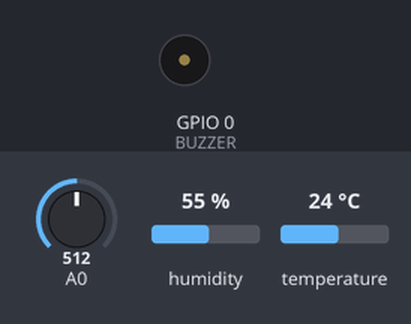
Simulated run of this sketch. Board: ESP8266 (NodeMCU). Shown: buzzer (waves = sounding, pin HIGH). Inputs (shaded band) come from the test bench; at power-on: A0 = 512, humidity 55 %, temperature 24 °C. WiFi joins after 1.5 s; servers stay silent unless stated; what the sketch prints to the serial monitor is not drawn.

Above: at 2.6 s.
At 41.9 s:
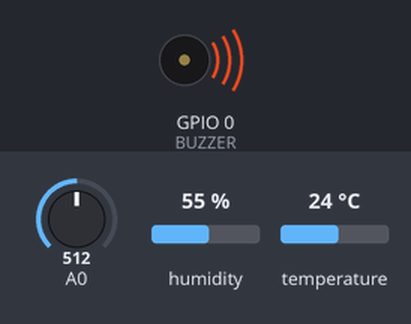
Timing chart, 0 to 48.0 s (numbered marks = the images above):
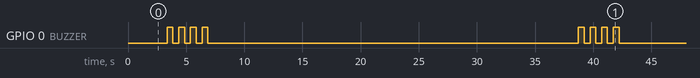

Measured:
- by itself, GPIO 0 (BUZZER): repeats every 35.4 s: 3 × (LOW 0.50 s, HIGH 0.50 s), LOW 31.9 s, HIGH 0.50 s
- by itself, everything shown: repeats every 35.4 s, in 8 steps

The sketch:

nodeMCU-espnow-7DCD_NEW.ino
```cpp
#include <ESP8266WiFi.h>
#include <espnow.h>
#include <SoftwareSerial.h>
#include <Firebase_ESP_Client.h>
#include "addons/TokenHelper.h"
#include "addons/RTDBHelper.h"

#include <Adafruit_Sensor.h>
#include <DHT.h>

// Digital pin connected to the DHT sensor
#define DHTPIN 12
#define MQ2PIN 14
#define BUZZER 0
// Uncomment the type of sensor in use:
//#define DHTTYPE    DHT11     // DHT 11
#define DHTTYPE    DHT22     // DHT 22 (AM2302)
//#define DHTTYPE    DHT21     // DHT 21 (AM2301)

DHT dht(DHTPIN, DHTTYPE);


float mq2Value;
float temperature;
float humidity;

#define WIFI_SSID "Doom"
#define WIFI_PASSWORD "Andrei1999"

#define API_KEY "AIzaSyCKXf4s9w99Wn3VInFAcNh-tB4i1F3AinM"
#define DATABASE_URL "https://espproject-d3e83-default-rtdb.europe-west1.firebasedatabase.app"

FirebaseData fbdo;

FirebaseAuth auth;
FirebaseConfig config;

bool signupOK = false;

String incomingData;
char serialData;

String gateway_temperature;
String gateway_humidity;
String gateway_gas;

SoftwareSerial ESPserial(4, 5); // RX, TX


// REPLACE WITH THE MAC Address of your receiver
// this is the receiver


//DHT dht(DHTPIN, DHTTYPE);

// Define variables to store DHT readings to be sent
//float temperature;
//float humidity;

// Define variables to store incoming readings
//float incomingTemp_D98F;
//float incomingHum_D98F;
//float incomingTemp_A942;
//float incomingHum_A942;
//float incomingTemp_15B5;
//float incomingHum_15B5;

// Updates DHT readings every 30 seconds
const long interval = 30000;
unsigned long previousMillis = 0;    // will store last time DHT was updated

// Variable to store if sending data was successful
//String success;

//Structure example to send data
//Must match the receiver structure
//typedef struct struct_message {
//    float temp;
//    float hum;
//} struct_message;
//

typedef struct Data{
  int id;
  float temperature;
  float humidity;
} Data;

Data myData;

Data nodeMCU_D98F;
Data nodeMCU_A942;
Data nodeMCU_15B5;

Data nodeMCUStruct[3] = {nodeMCU_D98F, nodeMCU_A942, nodeMCU_15B5};

String str;

// Callback when data is sent
//void OnDataSent(uint8_t *mac_addr, uint8_t sendStatus) {
//  Serial.print("Last Packet Send Status: ");
//  if (sendStatus == 0){
//    Serial.println("Delivery success");
//  }
//  else{
//    Serial.println("Delivery fail");
//  }
//}

// Callback when data is received
void OnDataRecv(uint8_t * mac, uint8_t *incomingData, uint8_t len) {
  memcpy(&myData, incomingData, sizeof(myData));
  nodeMCUStruct[myData.id-1].temperature = myData.temperature;
  nodeMCUStruct[myData.id-1].humidity = myData.humidity;
}

//void getReadings(){
//  // Read Temperature
//  temperature = dht.readTemperature();
//  // Read temperature as Fahrenheit (isFahrenheit = true)
//  //float t = dht.readTemperature(true);
//  if (isnan(temperature)){
//    Serial.println("Failed to read from DHT");
//    temperature = 0.0;
//  }
//  humidity = dht.readHumidity();
//  if (isnan(humidity)){
//    Serial.println("Failed to read from DHT");
//    humidity = 0.0;
//  }
//}

void printIncomingReadings(){

  Serial.println(temperature);
  Serial.println(humidity);
  Serial.println(mq2Value);
  Serial.println(nodeMCUStruct[0].temperature);
  Serial.println(nodeMCUStruct[0].humidity);
  Serial.println(nodeMCUStruct[1].temperature);
  Serial.println(nodeMCUStruct[1].humidity);
  Serial.println(nodeMCUStruct[2].temperature);
  Serial.println(nodeMCUStruct[2].humidity);


  ESPserial.println(temperature);
  ESPserial.println(humidity);
  ESPserial.println(mq2Value);
  ESPserial.println(nodeMCUStruct[0].temperature);
  ESPserial.println(nodeMCUStruct[0].humidity);
  ESPserial.println(nodeMCUStruct[1].temperature);
  ESPserial.println(nodeMCUStruct[1].humidity);
  ESPserial.println(nodeMCUStruct[2].temperature);
  ESPserial.println(nodeMCUStruct[2].humidity);

}

void setup() {
  // Init Serial Monitor
  Serial.begin(115200);
  ESPserial.begin(9600);
  WiFi.begin(WIFI_SSID, WIFI_PASSWORD);
  // Init DHT sensor
  dht.begin();
  pinMode(BUZZER, OUTPUT);

  // Set device as a Wi-Fi Station
  WiFi.mode(WIFI_STA);
  //WiFi.disconnect();

  // Init ESP-NOW
  if (esp_now_init() != 0) {
    Serial.println("Error initializing ESP-NOW");
    return;
  }

  // Set ESP-NOW Role
  esp_now_set_self_role(ESP_NOW_ROLE_COMBO);

  // Once ESPNow is successfully Init, we will register for Send CB to
  // get the status of Trasnmitted packet
  //esp_now_register_send_cb(OnDataSent);

  // Register peer
  //esp_now_add_peer(broadcastAddress, ESP_NOW_ROLE_COMBO, 1, NULL, 0);

  // Register for a callback function that will be called when data is received
  esp_now_register_recv_cb(OnDataRecv);

  Serial.print("Connecting to Wi-Fi");
  while (WiFi.status() != WL_CONNECTED){
    Serial.print(".");
    delay(1000);
  }
  Serial.println();
  Serial.print("Connected with IP: ");
  Serial.println(WiFi.localIP());
  Serial.println();

//  auth.user.email = "esp8266@gmail.com";
//  auth.user.password = "Tintenpatronen1&";

  /* Assign the api key (required) */
  config.api_key = API_KEY;

  /* Assign the RTDB URL (required) */
  config.database_url = DATABASE_URL;

  /* Sign up */
  if (Firebase.signUp(&config, &auth, "", "")){
    Serial.println("ok");
    signupOK = true;
  }
  else{
    Serial.printf("%s\n", config.signer.signupError.message.c_str());
  }

  /* Assign the callback function for the long running token generation task */
  config.token_status_callback = tokenStatusCallback; //see addons/TokenHelper.h

  Firebase.begin(&config, &auth);
  Firebase.reconnectWiFi(true);

}

void loop() {
  digitalWrite(BUZZER, LOW);
  unsigned long currentMillis = millis();
  mq2Value = analogRead(MQ2PIN);
  humidity=dht.readHumidity();
  temperature=dht.readTemperature();
  if (isnan(mq2Value)){
    Serial.println("Can't read from MQ2");
    mq2Value = 0.0;
  }
  else mq2Value = map(mq2Value,0,850,0,100);

  if (isnan(temperature)){
    Serial.println("Can't read from DHT Temp");
    temperature = 0.0;
  }
  if (isnan(humidity)){
    Serial.println("Can't read from DHT Hum");
    humidity = 0.0;
  }
  printIncomingReadings();

  if (Firebase.ready())
  {
    Serial.println("Firebase is ready to be used");
    if (signupOK)
    {
      Serial.println("Signed up");
        Firebase.RTDB.setFloat(&fbdo, "kitchentemperature", temperature);
        Serial.println("PATH: " + fbdo.dataPath());
        Serial.println("TYPE: " + fbdo.dataType());
        Firebase.RTDB.setFloat(&fbdo, "kitchenhumidity", humidity);
        Serial.println("PATH: " + fbdo.dataPath());
        Serial.println("TYPE: " + fbdo.dataType());
        Firebase.RTDB.setFloat(&fbdo, "kitchengas", mq2Value);
        Serial.println("PATH: " + fbdo.dataPath());
        Serial.println("TYPE: " + fbdo.dataType());
        Firebase.RTDB.setFloat(&fbdo, "bedroom1temperature",nodeMCUStruct[0].temperature);
        Serial.println("PATH: " + fbdo.dataPath());
        Serial.println("TYPE: " + fbdo.dataType());
        Firebase.RTDB.setFloat(&fbdo, "bedroom1humidity",nodeMCUStruct[0].humidity);
        Serial.println("PATH: " + fbdo.dataPath());
        Serial.println("TYPE: " + fbdo.dataType());
        Firebase.RTDB.setFloat(&fbdo, "bedroom2temperature",nodeMCUStruct[1].temperature);
        Serial.println("PATH: " + fbdo.dataPath());
        Serial.println("TYPE: " + fbdo.dataType());
        Firebase.RTDB.setFloat(&fbdo, "bedroom2humidity",nodeMCUStruct[1].humidity);
        Serial.println("PATH: " + fbdo.dataPath());
        Serial.println("TYPE: " + fbdo.dataType());
        Firebase.RTDB.setFloat(&fbdo, "bathroomtemperature",nodeMCUStruct[2].temperature);
        Serial.println("PATH: " + fbdo.dataPath());
        Serial.println("TYPE: " + fbdo.dataType());
        Firebase.RTDB.setFloat(&fbdo, "bathroomhumidity",nodeMCUStruct[2].humidity);
        Serial.println("PATH: " + fbdo.dataPath());
        Serial.println("TYPE: " + fbdo.dataType());

    }
  }
  if (mq2Value > 50)
  {
    for(int i=1;i<=4;i++)
    {
      digitalWrite(BUZZER, HIGH);
      delay(500);
      digitalWrite(BUZZER, LOW);
      delay(500);
    }
  }


  delay(30000);
}
```
